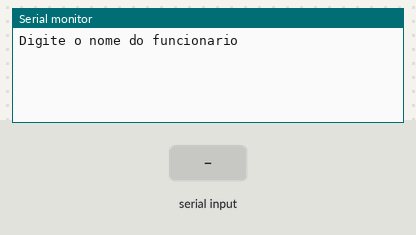
A sketch run on a simulated Arduino Uno, built with avr-gcc and run on an emulated ATmega328P. Shown: the last lines printed to the serial monitor. Inputs (shaded band) come from the test bench.

Above: at 1.2 s.
1.3 s: "90,45\n" received over Serial
At 2.8 s:
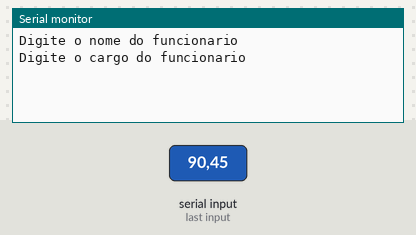
3.8 s: "30,150\n" received over Serial
At 5.9 s:
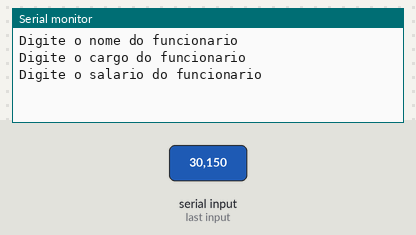
6.3 s: "5\n" received over Serial
At 7.1 s:
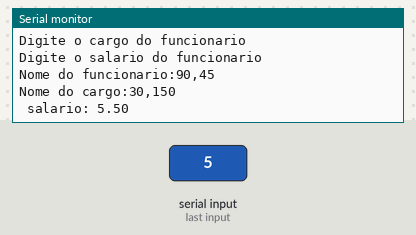

The sketch:

exercicio_81.ino
```cpp
// C++ code
//variáção
String nome, cargo;
float salario = 0;

void setup()
{
 Serial.begin(9600);
}
void loop()
{
  //entrada
  Serial.println("Digite o nome do funcionario");
  while (!Serial.available());
  nome = Serial.readString();

  Serial.println("Digite o cargo do funcionario");
  while (!Serial.available());
  cargo = Serial.readString();

  Serial.println("Digite o salario do funcionario");
  while (!Serial.available());
  salario = Serial.parseInt();
  if (salario <= 1000) {
  salario = salario * 1.1;
  } else {
    Serial.println("Voce nao conseguira o acrescimo");

  }

  Serial.println("Nome do funcionario:" + String (nome));
  Serial.println("Nome do cargo:" + String (cargo));
  Serial.println(" salario: " + String (salario));

    delay(1000);
}
```

Measured:
- after the input at 1.3 s, the serial monitor: prints a new line after 1.0 s (image 1)
- after the input at 3.8 s, the serial monitor: prints a new line after 1.0 s (image 2)
- after the input at 6.3 s, the serial monitor: prints a new line at once (image 3)
